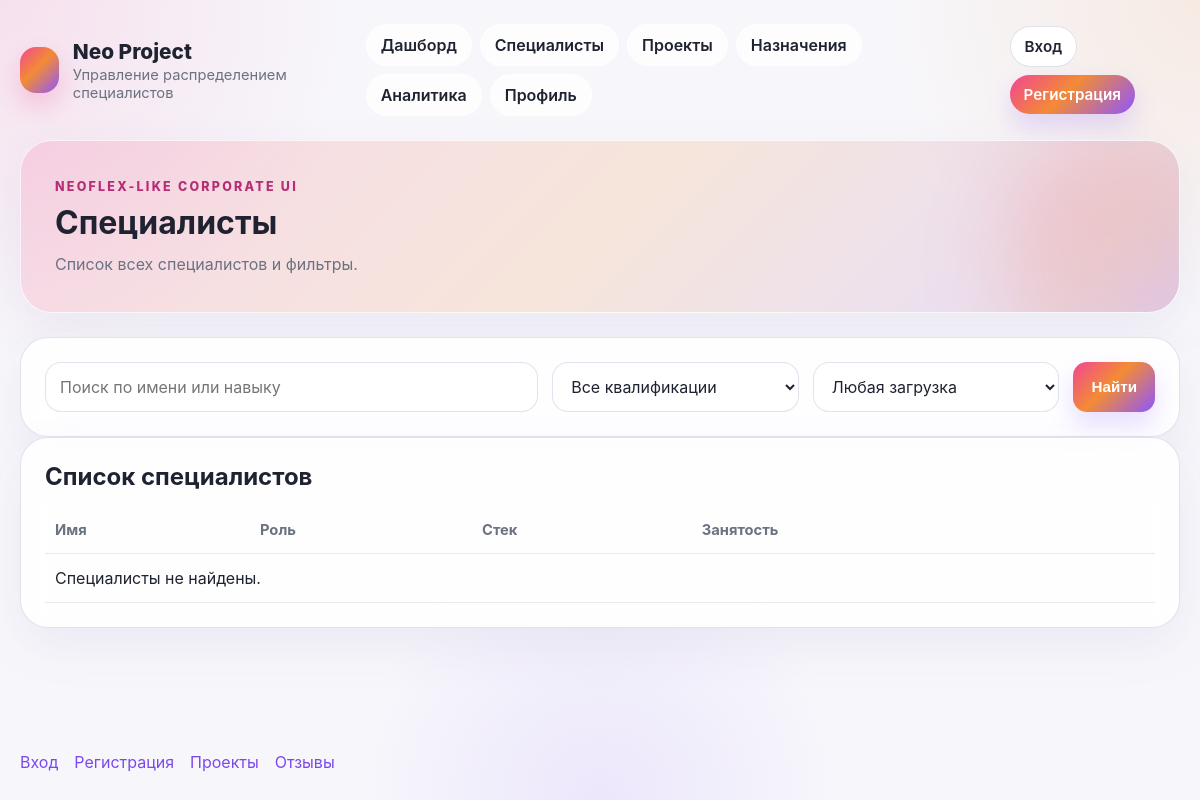
Before: /specialists/ with the older database file.
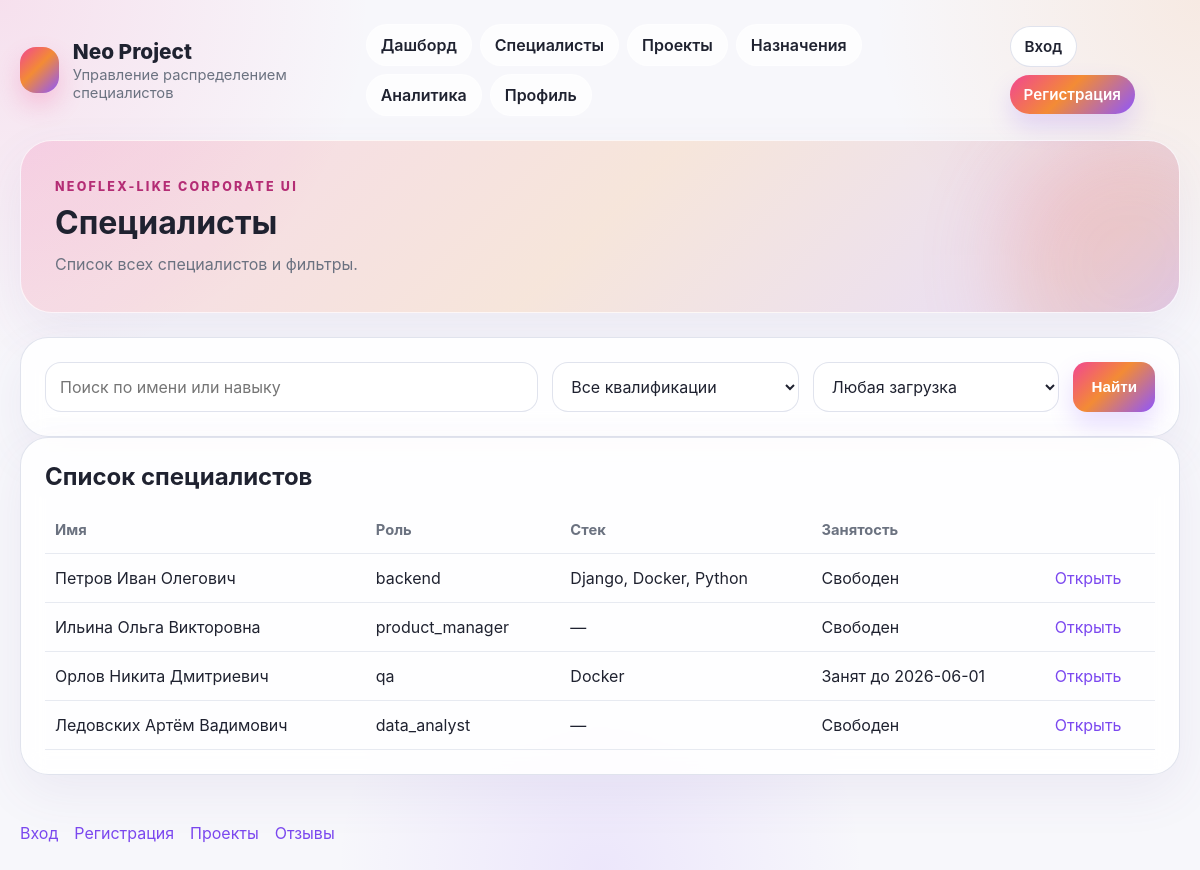
After: the same page with the newer database file.
### db/models.py (models this page shows, shortened)
class SpecialistProfile(models.Model):
    user = models.OneToOneField(
        User,
        on_delete=models.CASCADE,
        primary_key=True,
        related_name="specialist_profile",
        limit_choices_to={"role": Role.SPECIALIST},
    )
    experience_years = models.PositiveIntegerField()
    profession = models.CharField(max_length=50, choices=Profession.choices, db_index=True)
    level = models.CharField(max_length=50, choices=Level.choices, db_index=True)
    is_busy = models.BooleanField(default=False)
    busy_until = models.DateField(null=True, blank=True)
    class Meta:
        db_table = "specialist_profile"
        constraints = [
            models.CheckConstraint(
                check=Q(experience_years__gte=0),
                name="chk_specialist_profile_experience_years",
            ),
        ]

### api/views.py (the view)
# urls.py: path('specialists/', views.specialists_list_view, name='specialists_list'),
def specialists_list_view(request):
    query = (request.GET.get("q") or "").strip().lower()
    profession_filter = request.GET.get("profession") or ""
    load_filter = request.GET.get("load") or ""
    profiles = SpecialistProfile.objects.select_related("user").prefetch_related("user__user_skills").all()
    if profession_filter:
        profiles = profiles.filter(profession=profession_filter)
    if load_filter == "free":
        profiles = profiles.filter(is_busy=False)
    elif load_filter == "busy":
        profiles = profiles.filter(is_busy=True)
    specialists = []
    for profile in profiles:
        skills = list(profile.user.user_skills.values_list("skill", flat=True))
        name = _full_name(profile.user)
        if query and query not in name.lower() and not any(query in skill.lower() for skill in skills):
            continue
        specialists.append(
            {
                "id": profile.user_id,
                "name": name,
                "role": profile.profession,
                "stack": ", ".join(skills) or "—",
                "load": f"Занят до {profile.busy_until}" if profile.is_busy else "Свободен",
            }
        )
    return _page(
        request,
        "pages/specialists_list.html",
        "Специалисты",
        "Список всех специалистов и фильтры.",
        specialists=specialists,
        profession_choices=Profession.choices,
        selected_profession=profession_filter,
        selected_load=load_filter,
        query=query,
    )

### api/views.py (called while the page is built)
def _full_name(user: User) -> str:
    return " ".join(part for part in [user.last_name, user.first_name, user.middle_name] if part)

def _current_user(request):
    user_id = request.session.get("api_user_id")
    if not user_id:
        return None
    return User.objects.filter(pk=user_id).first()

def _page(request, template_name, page_title, page_description, **context):
    context.update({
        'page_title': page_title,
        'page_description': page_description,
        'current_user': _current_user(request),
    })
    return render(request, template_name, context)

### templates/pages/specialists_list.html (shortened to what this page needs)
{% extends 'base.html' %}
{% block content %}
<section class="card filter-card">
    <form class="toolbar" method="get" action="{% url 'app:specialists_list' %}">
        <input type="text" name="q" placeholder="Поиск по имени или навыку" value="{{ query }}">
        <select name="profession">
            <option value="">Все квалификации</option>
        </select>
        <select name="load">
            <option value="">Любая загрузка</option>
        </select>
        <button type="submit" class="btn-primary">Найти</button>
    </form>
</section>
<section class="table-card card">
    <h2>Список специалистов</h2>
    <table>
        <thead><tr><th>Имя</th><th>Роль</th><th>Стек</th><th>Занятость</th><th></th></tr></thead>
        <tbody>
            {% for specialist in specialists %}
            <tr>
                <td>{{ specialist.name }}</td>
                <td>{{ specialist.role }}</td>
                <td>{{ specialist.stack }}</td>
                <td>{{ specialist.load }}</td>
                <td><a href="{% url 'app:specialist_detail' specialist.id %}">Открыть</a></td>
            </tr>
            {% empty %}
            <tr><td colspan="5">Специалисты не найдены.</td></tr>
            {% endfor %}
        </tbody>
    </table>
</section>
{% endblock %}

Changed rows visible on the page:
added SpecialistProfile: role "backend"
added SpecialistProfile: role "product_manager"
added SpecialistProfile: role "qa"
added SpecialistProfile: role "data_analyst"
Other visible differences:
new list line: "Петров Иван Олегович Django, Docker, Python Свободен Открыть"
new list line: "Ильина Ольга Викторовна — Свободен Открыть"
new list line: "Орлов Никита Дмитриевич Docker Занят до 2026-06-01 Открыть"
new list line: "Ледовских Артём Вадимович — Свободен Открыть"
text no longer shown: "Специалисты не найдены."
